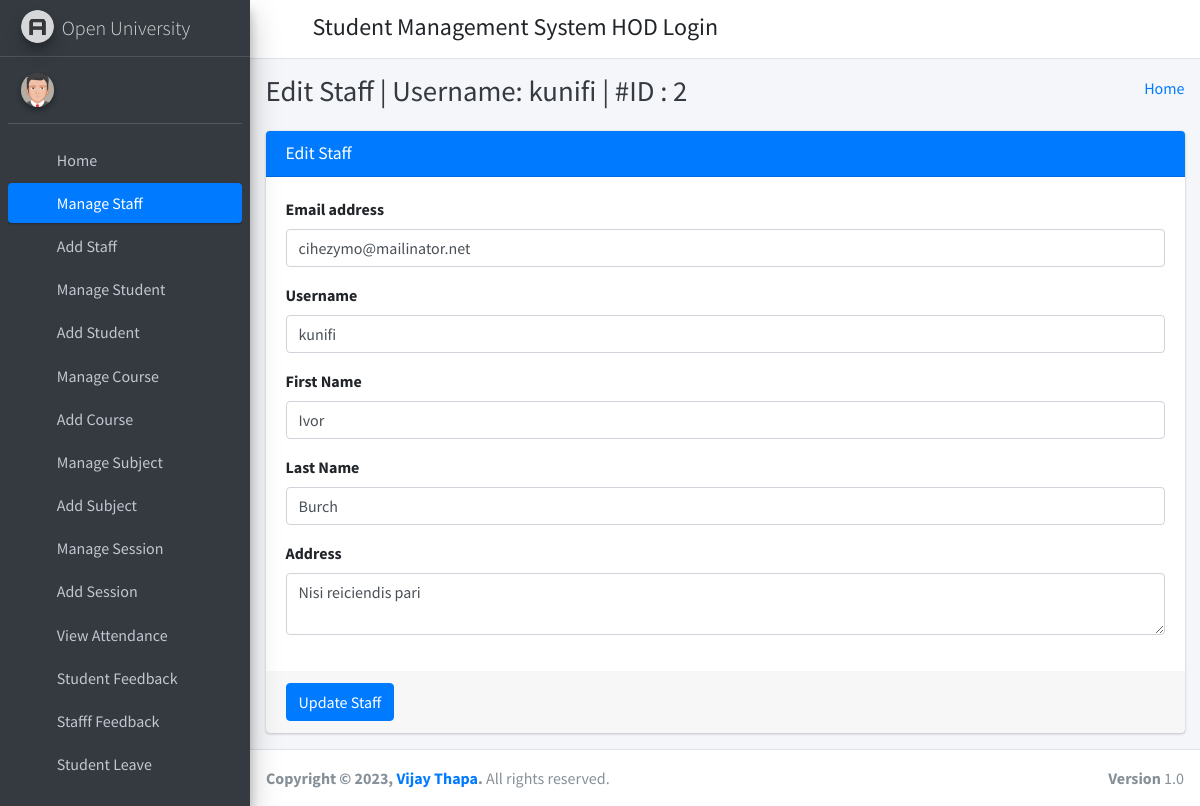
Page /edit_staff/2/ (signed in) on the committed database.
### student_management_app/models.py (models this page shows)
class Staffs(models.Model):
    id = models.AutoField(primary_key=True)
    admin = models.OneToOneField(CustomUser, on_delete = models.CASCADE)
    address = models.TextField()
    created_at = models.DateTimeField(auto_now_add=True)
    updated_at = models.DateTimeField(auto_now=True)
    objects = models.Manager()

class CustomUser(AbstractUser):
    user_type_data = ((1, "HOD"), (2, "Staff"), (3, "Student"))
    user_type = models.CharField(default=1, choices=user_type_data, max_length=10)

### student_management_app/HodViews.py (the view)
# urls.py: path('edit_staff/<staff_id>/', HodViews.edit_staff, name="edit_staff"),
def edit_staff(request, staff_id):
    staff = Staffs.objects.get(admin=staff_id)
    context = {
        "staff": staff,
        "id": staff_id
    }
    return render(request, "hod_template/edit_staff_template.html", context)

### student_management_app/LoginCheckMiddleWare.py (called while the page is built, shortened)
    def process_view(self, request, view_func, view_args, view_kwargs):
        modulename = view_func.__module__
        user = request.user
        if user.is_authenticated:
            if user.user_type == "1":
                if modulename == "student_management_app.HodViews":
                    pass
                elif modulename == "student_management_app.views" or modulename == "django.views.static":
                    pass
                else:
                    return redirect("admin_home")
            else:
                return redirect("login")
        else:
            if request.path == reverse("login") or request.path == reverse("doLogin"):
                pass
            else:
                return redirect("login")

### student_management_app/templates/hod_template/edit_staff_template.html (shortened to what this page needs)
{% extends 'hod_template/base_template.html' %}
{% block page_title %}
    Edit Staff | Username: {{ staff.admin.username }} | #ID : {{ staff.admin.id }}
{% endblock page_title %}
{% block main_content %}
{% load static %}
<section class="content">
        <div class="container-fluid">
            <div class="row">
                <div class="col-md-12">
                    <div class="card card-primary">
                    <div class="card-header">
                        <h3 class="card-title">Edit Staff</h3>
                    </div>
                    <form role="form" method="POST" action="{% url 'edit_staff_save' %}">
                        <div class="card-body">
                            <div class="form-group">
                                <label>Email address</label>
                                <input type="email" class="form-control" name="email" value="{{ staff.admin.email }}">
                            </div>
                            <div class="form-group">
                                <label>Username</label>
                                <input type="text" class="form-control" name="username" value="{{ staff.admin.username }}">
                            </div>
                            <div class="form-group">
                                <label>First Name</label>
                                <input type="text" class="form-control" name="first_name" value="{{ staff.admin.first_name }}">
                            </div>
                            <div class="form-group">
                                <label>Last Name</label>
                                <input type="text" class="form-control" name="last_name" value="{{ staff.admin.last_name }}">
                            </div>
                            <div class="form-group">
                                <label>Address</label>
                                <textarea class="form-control" name="address">{{ staff.address }}</textarea>
                            </div>
                        </div>
                        <div class="card-footer">
                        <button type="submit" class="btn btn-primary">Update Staff</button>
                        </div>
                    </form>
                    </div>
                </div>
            </div>
        </div>
      </section>
  {% endblock main_content %}

### rows in the picture
Staffs: admin.username "kunifi", admin.id "2", email "cihezymo@mailinator.net", username "kunifi", first_name "Ivor", last_name "Burch", address "Nisi reiciendis pari"
